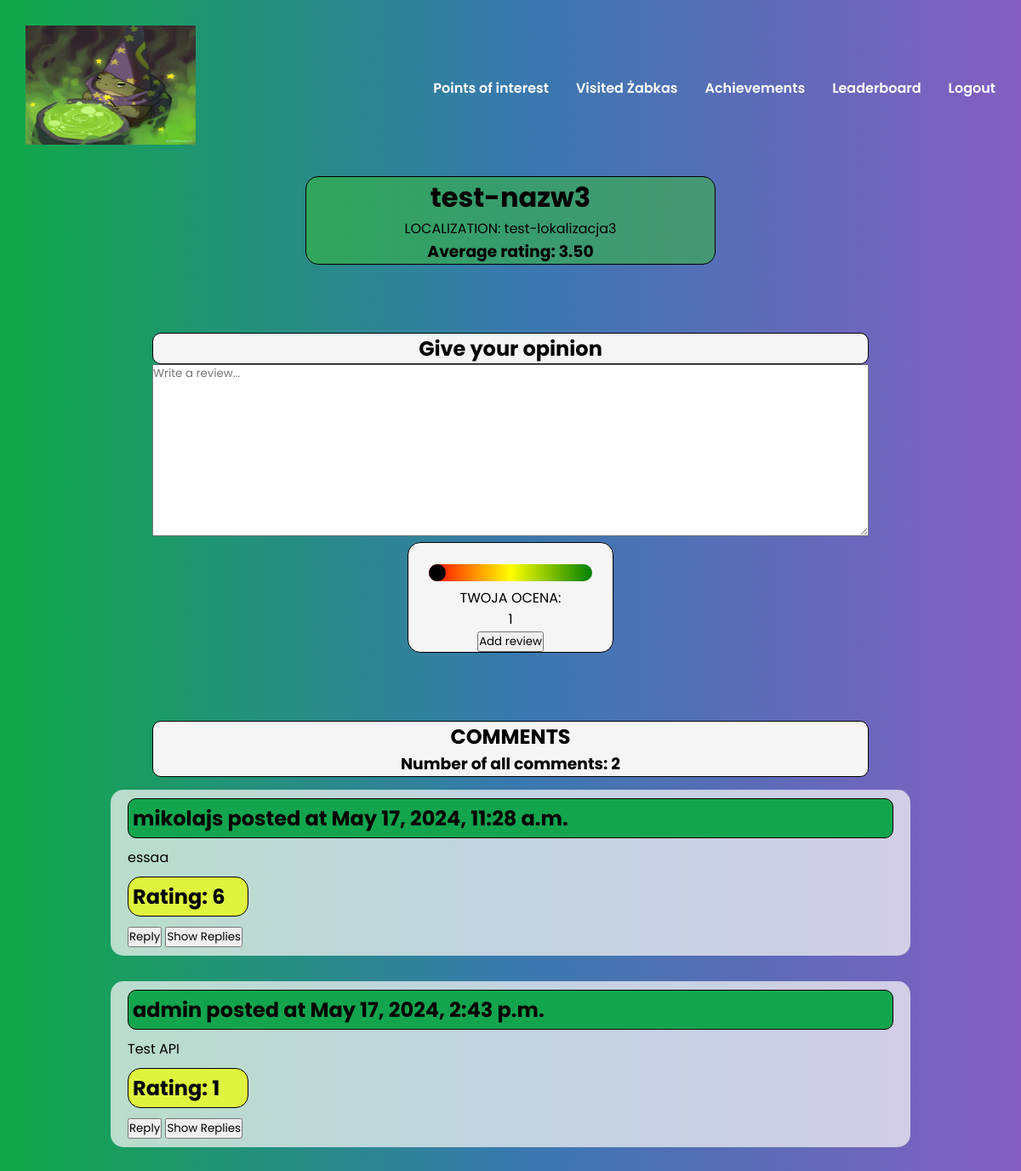
/stores/4/ (signed in), run on the app's committed database.
### get_all_frogs/models.py (models this page shows, shortened)
class Zabka(models.Model):
    localization = models.CharField(max_length=200, blank=False, null=True)
    token = models.CharField(max_length=10, blank=False, null=True, default=generate_token)
    name = models.CharField(max_length=10, blank=False, null=True)
    created_at = models.DateTimeField(auto_now_add=True)

class StoreComment(models.Model):
    store = models.ForeignKey('Zabka', on_delete=models.CASCADE, related_name='comments')
    parent = models.ForeignKey('self', on_delete=models.CASCADE, related_name='replies', null=True, blank=True)
    user = models.ForeignKey(User, on_delete=models.CASCADE)
    comment = models.TextField()
    Ocena = models.IntegerField(null=True, blank=True, validators=[MinValueValidator(1), MaxValueValidator(10)])
    created_at = models.DateTimeField(auto_now_add=True)

### forum/views.py (the view, shortened to what this page needs)
# urls.py: path('stores/<int:store_id>/', store_detail, name='store-detail'),
def store_detail(request, store_id):
    if request.user.is_authenticated:
        store = get_object_or_404(Zabka, id=store_id)
        comments = StoreComment.objects.filter(store=store, parent__isnull=True)
        total_comments = comments.count()
        average_rating = comments.aggregate(Avg('Ocena'))['Ocena__avg']
        existing_comment = StoreComment.objects.filter(store=store, user=request.user).exists()
        return render(request, 'store_detail.html', {'store': store, 'comments': comments, 'total_comments': total_comments, 'average_rating': average_rating})
    return render(request, 'pages/home.html')

### forum/templates/store_detail.html (shortened to what this page needs)
{% extends 'index.html' %}
{% block content %}
<!DOCTYPE html>
<html lang="en">
<head>
</head>
<body>
    <center>
        <div class="store">
            <h1>{{ store.name }}</h1>
            <p>LOCALIZATION: {{ store.localization }}</p>
            {% if average_rating %}
                <h3>Average rating: {{ average_rating|floatformat:"2" }}</h3>
            {% endif %}
        </div>
        <h2 class="section">Give your opinion</h2>
        <form method="post">
            <textarea name="comment" placeholder="Write a review..."></textarea><br/>
            <div class="butto-slider"><br/>
                <input class="slider" type="range" min="1" max="10" value="1" name="rating" oninput="rangeValue.innerText = this.value">
                <p>TWOJA OCENA: </p><p id="rangeValue">1</p>
                <button class="buton" type="submit">Add review</button>
            </div>
        </form>
        <div class="section">
            <h2 > COMMENTS </h2>
            <h3>Number of all comments: {{ total_comments }}</h3>
        </div>
        <ul class="com">
            {% for comment in comments %}
                <li>
                    <h2 class="posted">{{ comment.user.username }} posted at {{comment.created_at}}</h2>
                    <p>{{ comment.comment }}</p>
                    <h2 class="score">Rating:    {{comment.Ocena}}</h2>
                    <button onclick="toggleReplyForm('{{ comment.id }}')">Reply</button>
                    <button class="buton" onclick="toggleReplies('{{ comment.id }}')">Show Replies</button>
                </li>
            {% endfor %}
        </ul>
    </center>
</body>
</html>
{% endblock %}

### mystaticfiles/style.css (style rules this page uses)
* { margin: 0; padding: 0; font-family: 'Poppins', sans-serif; }
body { min-height: 100vh; opacity: 0; background: linear-gradient(90deg, #10a848, #3879ae,#845EC2); transition: opacity 3s; display: flex; flex-direction: column; }

### forum/templates/store_detail.html (style rules this page uses)
.com { list-style-type: none; padding: 0; margin-bottom: 20px; }
.com li { display: block; min-width: 75%; max-width: 75%; position: relative; display: inline-block; margin: 15px; background-color: rgba(245, 245, 245, 0.733); color: black; border-radius: 15px; padding: 10px 20px; transition: background-color 0.3s; text-align: justify; }
.score { border: 1px solid black; width: 130px; padding: 5px 5px; border-radius: 15px; background-color: #eeff00b4; margin-top: 10px; margin-bottom: 10px; }
.posted { border: 1px solid black; border-radius: 10px; background-color: #12a54e; color: black; min-width: 30%; margin: 0; padding: 5px 5px; margin-bottom: 10px; }
.buton { position: relative; }
textarea { min-height: 200px; max-height: 200px; max-width:70%; min-width:70%; }
.store { min-width: 40%; max-width: 40%; border: 1px solid black; background-color: rgba(56, 192, 51, 0.5); border-radius: 15px; }
.section { min-width: 70%; max-width: 70%; border: 1px solid black; background-color: whitesmoke; border-radius: 10px; margin-top: 80px; }
.butto-slider { max-width: 20%; padding: 10px,10px; border: 1px solid black; background-color: whitesmoke; border-radius: 15px; }
.slider { appearance: none; width: 80%; height: 80%; background: linear-gradient(90deg, red, yellow, green); outline: none; border-radius: 50px; }

### data on the page
Zabka: name "test-nazw3", localization "test-lokalizacja3"
StoreComment: user.username "mikolajs", created_at "May 17, 2024, 11:28 a.m.", comment "essaa", Ocena "6"
StoreComment: user.username "admin", created_at "May 17, 2024, 2:43 p.m.", comment "Test API", Ocena "1"

### other printed values
{{ average_rating|floatformat:"2" }} "3.50"
{{ total_comments }} "2"
